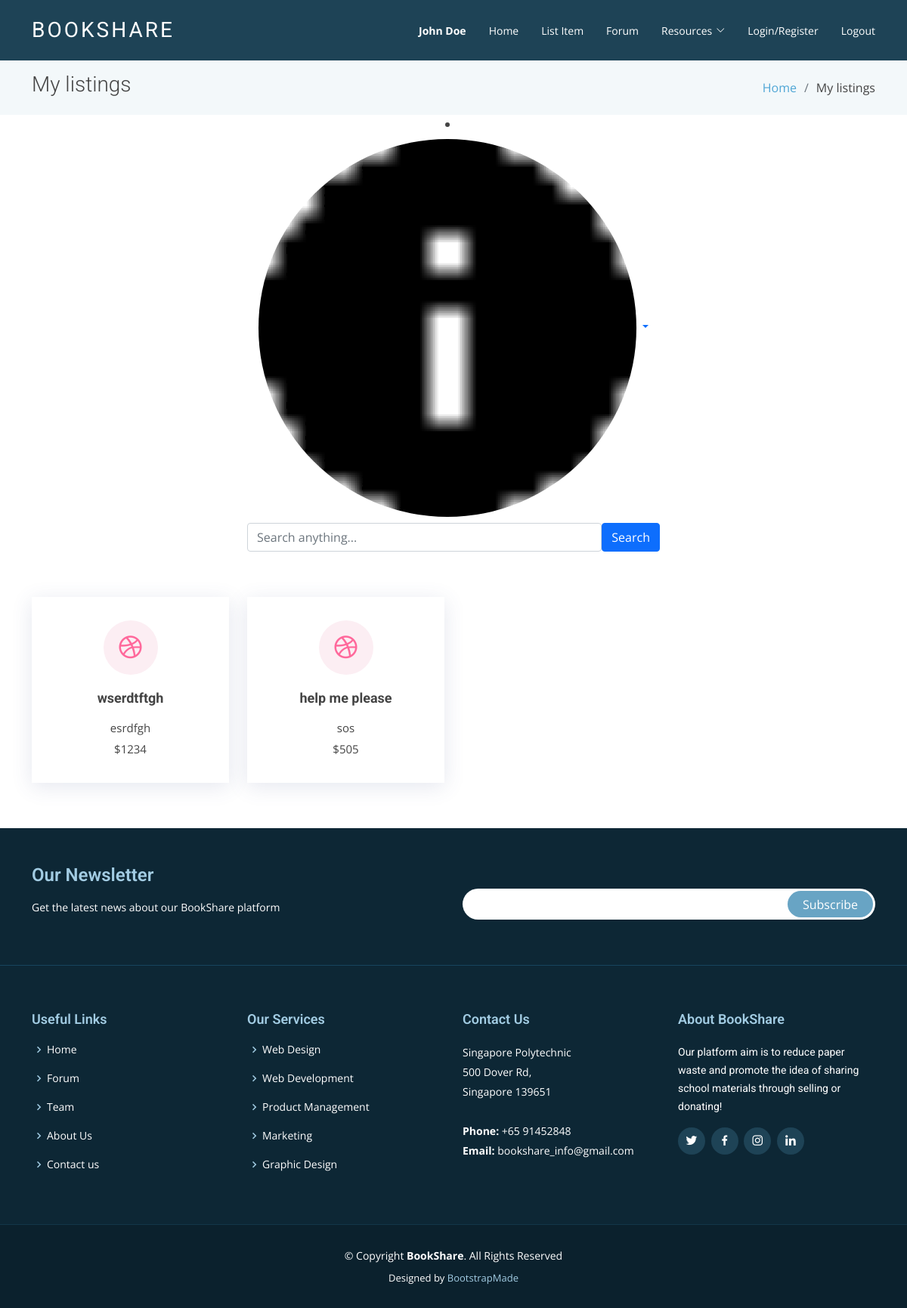
The page /userListings.php (signed in) on the database its author committed.
### tables this page shows
CREATE TABLE IF NOT EXISTS `user_accounts` (
  `id` mediumint(8) UNSIGNED NOT NULL AUTO_INCREMENT,
  `username` varchar(20) NOT NULL,
  `email` varchar(50) NOT NULL,
  `password` char(40) NOT NULL,
  `profile_picture` varchar(1000) DEFAULT NULL,
  `datecreated` datetime NOT NULL DEFAULT CURRENT_TIMESTAMP,
  PRIMARY KEY (`id`)
);

CREATE TABLE IF NOT EXISTS `items_list` (
  `id` mediumint(8) UNSIGNED NOT NULL AUTO_INCREMENT,
  `item_name` varchar(100) NOT NULL,
  `description` varchar(1000) NOT NULL,
  `price` float NOT NULL,
  `username` varchar(20) NOT NULL,
  `image_path` varchar(1000) NOT NULL,
  `dateCreated` datetime NOT NULL DEFAULT CURRENT_TIMESTAMP,
  PRIMARY KEY (`id`)
);

### userListings.php (the view, shortened to what this page needs)
<!DOCTYPE html>
<html lang="en">
    <head>
        <link href="assets/vendor/animate.css/animate.min.css" rel="stylesheet">
        <link href="assets/vendor/aos/aos.css" rel="stylesheet">
        <link href="assets/vendor/bootstrap/css/bootstrap.min.css" rel="stylesheet">
        <link href="assets/vendor/bootstrap-icons/bootstrap-icons.css" rel="stylesheet">
        <link href="assets/vendor/boxicons/css/boxicons.min.css" rel="stylesheet">
        <link href="assets/vendor/glightbox/css/glightbox.min.css" rel="stylesheet">
        <link href="assets/vendor/swiper/swiper-bundle.min.css" rel="stylesheet">
        <link href="assets/css/style.css" rel="stylesheet">
    </head>
    <body>
        <?php include "header.php";
        ?>
        <main id="main">
            <section class="breadcrumbs">
                <div class="container">
                    <div class="d-flex justify-content-between align-items-center">
                        <h2>My listings</h2>
                        <ol>
                            <li><a class="" href="index.php">Home</a></li>
                            <li>My listings</li>
                        </ol>
                    </div>
                </div>
            </section>
            <?php
            $username = $_SESSION['username'];
            $select = "select * from items_list where username='$username'";
            $userid = $_SESSION['user_id'];
            $selectuser = "select * from user_accounts where id = '$userid'";
            $conn = OpenCon();
            $posts = mysqli_query($conn, $selectuser);
            if (mysqli_num_rows($posts) > 0) {
                while ($rows = mysqli_fetch_array($posts, MYSQLI_ASSOC)) {
                    ?>
                    <div class="text-center">
                        <li class="nav-item dropdown">
                            <a class="nav-link dropdown-toggle" href="profilepic.php" id="navbarDropdownMenuLink" role="button" data-toggle="dropdown" aria-haspopup="true" aria-expanded="false">
                                <img src="<?php echo $rows['profile_picture']; ?>" width="500" height="500" class="rounded-circle">
                            </a>
                        </li>
                    </div>
                <?php
                }
            }
            ?>
            <div class="container">
                <div class="row height d-flex justify-content-center align-items-center">
                    <div class="col-md-6">
                        <div class="form">
                            <i class="fa fa-search"></i> <form class="d-flex justify-content-center" action="index.php" method="post">
                                <input name="search" type="text" class="form-control form-input" placeholder="Search anything...">
                                <input type="submit" class="btn btn-primary" value="Search">
                            </form>
                        </div>
                    </div>
                </div>
            </div>
            <section class="services">
                <div class="container">
                    <div class="row">
                        <?php
                        $conn = OpenCon();
                        $items = mysqli_query($conn, $select);
                        if (mysqli_num_rows($items) > 0) {
                            while ($rows = mysqli_fetch_array($items, MYSQLI_ASSOC)) {
                                ?>
                                <div class="col-lg-3" data-aos="fade-up">
                                    <div class="icon-box icon-box-pink">
                                        <div class="icon"><i class="bx bxl-dribbble"></i></div>
                                        <h4 class="title"><?php echo $rows['item_name']; ?></h4>
                                        <p class="description"><?php echo $rows['description']; ?></p>
                                        <p class="description">$<?php echo $rows['price']; ?></p>
                                    </div>
                                </div>
    <?php }
} ?>
                    </div>
                </div>
            </section>
        </main>
<?php include 'footer.php'; ?>
    </body>
</html>

### header.php (shortened to what this page needs)
<header id="header" class="fixed-top d-flex align-items-center header-dark">
<div class="container d-flex justify-content-between align-items-center">
<div class="logo">
<h1 class="text-light"><a href="index.php"><span>BookShare</span></a></h1>
</div>
<nav id="navbar" class="navbar">
    <ul>
        <li style="color: white; font-weight: bold"><?php
            if (isset($_SESSION['username'])) {
                echo "<a href=userListings.php>" . $_SESSION['username'] . "</a>";
            } else {
                echo "<div>Not Logged In</div>";
            }
            ?>
        </li>
        <li><a href="index.php">Home</a></li>
        <li><a href="listitem.php">List Item</a></li>
        <li><a href="forum.php">Forum</a></li>
        <li class="dropdown"><a href="#"><span>Resources</span> <i class="bi bi-chevron-down"></i></a>
        </li>
        <li><a href="loginregister.php">Login/Register</a></li>
        <li><a href="logout_process.php">Logout</a></li>
    </ul>
</nav>
</div>
</header>

### footer.php
<footer id="footer" data-aos="fade-up" data-aos-easing="ease-in-out" data-aos-duration="500">
    <div class="footer-newsletter">
        <div class="container">
            <div class="row">
                <div class="col-lg-6">
                    <h4>Our Newsletter</h4>
                    <p>Get the latest news about our BookShare platform</p>
                </div>
                <div class="col-lg-6">
                    <form action="" method="post">
                        <input type="email" name="email"><input type="submit" value="Subscribe">
                    </form>
                </div>
            </div>
        </div>
    </div>
    <div class="footer-top">
        <div class="container">
            <div class="row">
                <div class="col-lg-3 col-md-6 footer-links" href="index.php">
                    <h4>Useful Links</h4>
                    <ul>
                        <li><i class="bx bx-chevron-right"></i> <a href="index.php">Home</a></li>
                        <li><i class="bx bx-chevron-right"></i> <a href="forum.php">Forum</a></li>
                        <li><i class="bx bx-chevron-right"></i> <a href="team.php">Team</a></li>
                        <li><i class="bx bx-chevron-right"></i> <a href="about.php">About Us</a></li>
                        <li><i class="bx bx-chevron-right"></i> <a href="contact.php">Contact us</a></li>
                    </ul>
                </div>
                <div class="col-lg-3 col-md-6 footer-links">
                    <h4>Our Services</h4>
                    <ul>
                        <li><i class="bx bx-chevron-right"></i> <a href="#">Web Design</a></li>
                        <li><i class="bx bx-chevron-right"></i> <a href="#">Web Development</a></li>
                        <li><i class="bx bx-chevron-right"></i> <a href="#">Product Management</a></li>
                        <li><i class="bx bx-chevron-right"></i> <a href="#">Marketing</a></li>
                        <li><i class="bx bx-chevron-right"></i> <a href="#">Graphic Design</a></li>
                    </ul>
                </div>
                <div class="col-lg-3 col-md-6 footer-contact">
                    <h4>Contact Us</h4>
                    <p>
                        Singapore Polytechnic <br>
                        500 Dover Rd, <br>
                        Singapore 139651 <br><br>
                        <strong>Phone:</strong> +65 91452848<br>
                        <strong>Email:</strong> bookshare_info@gmail.com<br>
                    </p>
                </div>
                <div class="col-lg-3 col-md-6 footer-info">
                    <h3>About BookShare</h3>
                    <p> Our platform aim is to reduce paper waste and promote the idea of sharing school materials through selling or donating!</p>
                    <div class="social-links mt-3">
                        <a href="#" class="twitter"><i class="bx bxl-twitter"></i></a>
                        <a href="#" class="facebook"><i class="bx bxl-facebook"></i></a>
                        <a href="#" class="instagram"><i class="bx bxl-instagram"></i></a>
                        <a href="#" class="linkedin"><i class="bx bxl-linkedin"></i></a>
                    </div>
                </div>
            </div>
        </div>
    </div>
    <div class="container">
        <div class="copyright">
            &copy; Copyright <strong><span>BookShare</span></strong>. All Rights Reserved
        </div>
        <div class="credits">
            Designed by <a href="https://bootstrapmade.com/">BootstrapMade</a>
        </div>
    </div>
</footer>

### rows shown on the page
user_accounts: profile_picture (picture)
items_list: item_name "wserdtftgh", description "esrdfgh", price "1234"
items_list: item_name "help me please", description "sos", price "505"

### other values the page prints
$_SESSION['username'] "John Doe"
